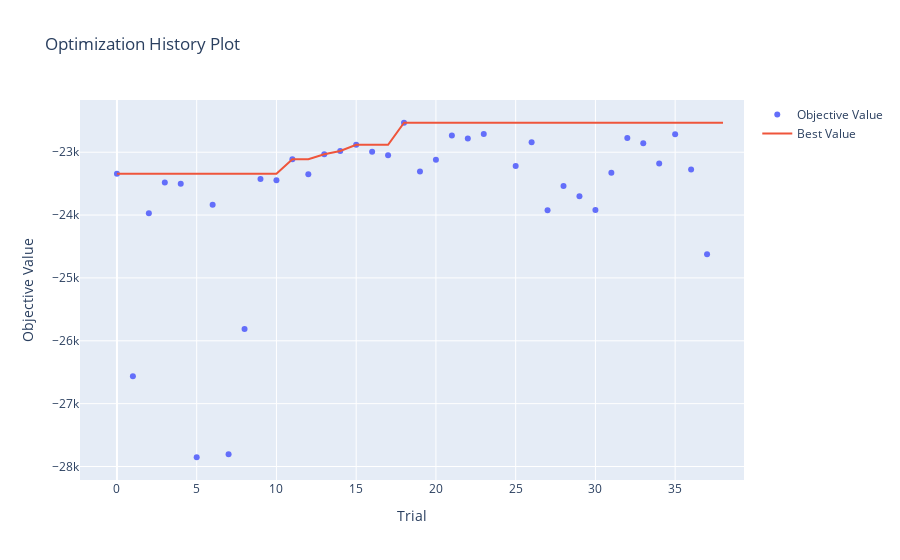

This figure's notebook cell:
### Code cell
import optuna.visualization as vis

vis.plot_optimization_history(study)

### Figure 1 — Plotly figure (JSON) as saved in the notebook; plotly's stock layout.template omitted (floating-point values rounded to 4 significant figures)
{"data": [{"mode": "markers", "name": "Objective Value", "type": "scatter", "x": [0, 1, 2, 3, 4, 5, 6, 7, 8, 9, 10, 11, 12, 13, 14, 15, 16, 17, 18, 19, 20, 21, 22, 23, 25, 26, 27, 28, 29, 30, 31, 32, 33, 34, 35, 36, 37], "y": [-23340.0, -26570.0, -23970.0, -23480.0, -23500.0, -27850.0, -23840.0, -27800.0, -25810.0, -23430.0, -23450.0, -23110.0, -23350.0, -23030.0, -22980.0, -22880.0, -22990.0, -23050.0, -22530.0, -23310.0, -23120.0, -22730.0, -22780.0, -22710.0, -23220.0, -22840.0, -23920.0, -23540.0, -23700.0, -23920.0, -23330.0, -22770.0, -22860.0, -23180.0, -22720.0, -23270.0, -24620.0]}, {"mode": "lines", "name": "Best Value", "type": "scatter", "x": [0, 1, 2, 3, 4, 5, 6, 7, 8, 9, 10, 11, 12, 13, 14, 15, 16, 17, 18, 19, 20, 21, 22, 23, 24, 25, 26, 27, 28, 29, 30, 31, 32, 33, 34, 35, 36, 37, 38], "y": [-23340.0, -23340.0, -23340.0, -23340.0, -23340.0, -23340.0, -23340.0, -23340.0, -23340.0, -23340.0, -23340.0, -23110.0, -23110.0, -23030.0, -22980.0, -22880.0, -22880.0, -22880.0, -22530.0, -22530.0, -22530.0, -22530.0, -22530.0, -22530.0, -22530.0, -22530.0, -22530.0, -22530.0, -22530.0, -22530.0, -22530.0, -22530.0, -22530.0, -22530.0, -22530.0, -22530.0, -22530.0, -22530.0, -22530.0]}, {"marker": {"color": "#cccccc"}, "mode": "markers", "name": "Infeasible Trial", "showlegend": false, "type": "scatter", "x": [], "y": []}], "layout": {"title": {"text": "Optimization History Plot"}, "xaxis": {"title": {"text": "Trial"}}, "yaxis": {"title": {"text": "Objective Value"}}}}
